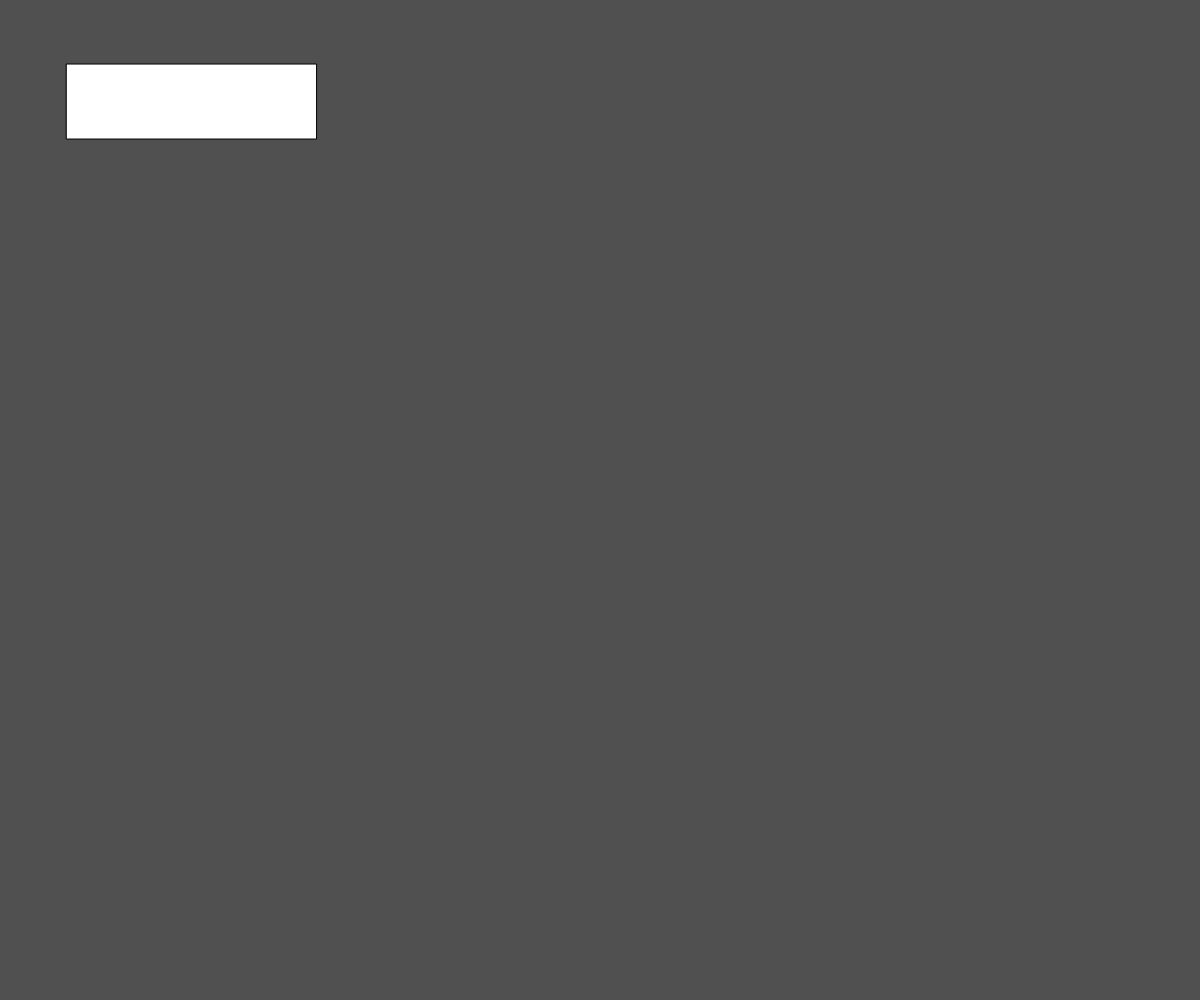
Frame 1 (no input)
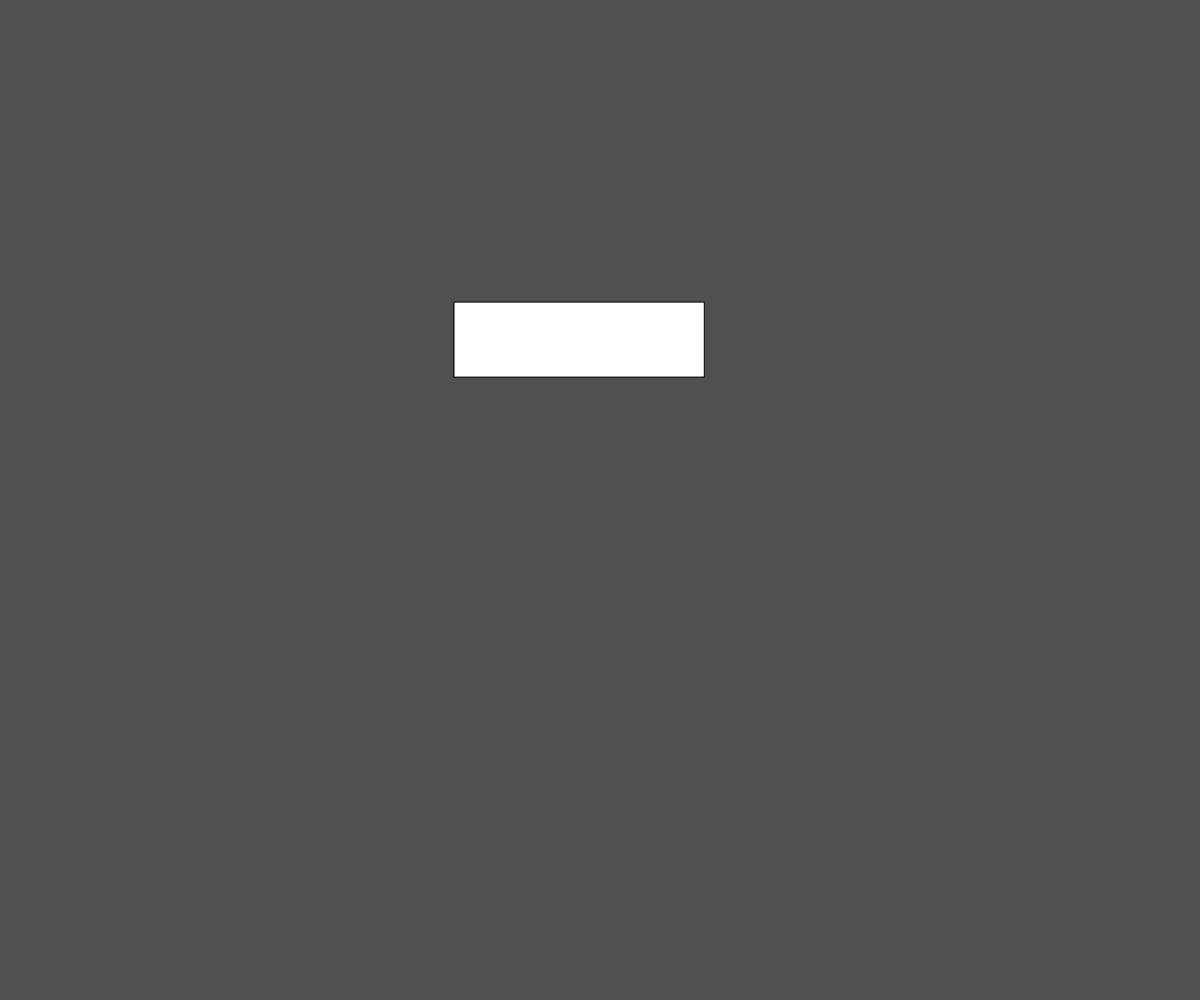
Frame 60 (no input)
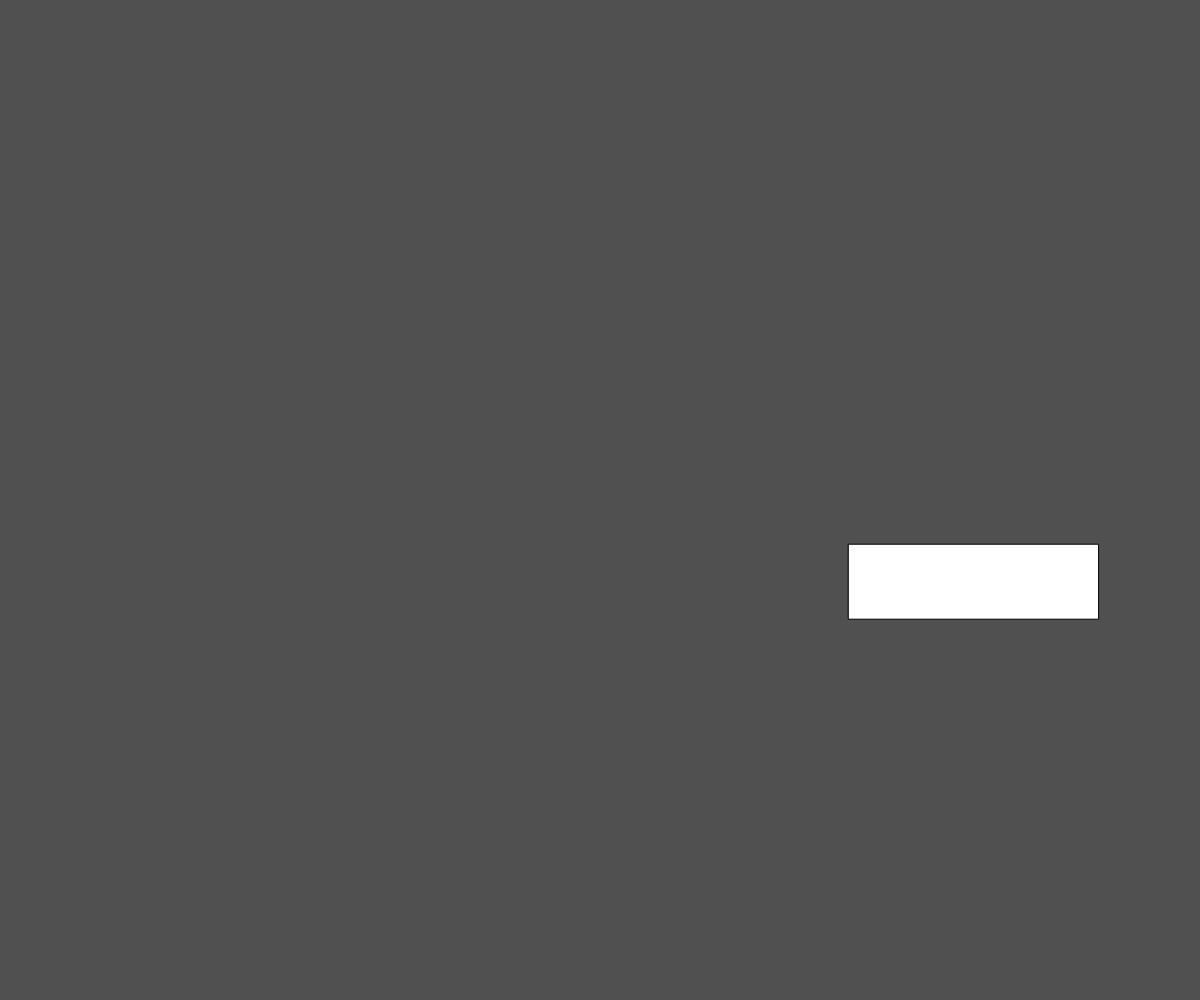
Frame 120 (the mouse pressed at the canvas centre since frame 60)

The p5.js sketch that drew these frames (run headless with seeded random() and noise() and a simulated clock; from frame 60 on, the mouse is pressed at the canvas centre):

// p5.js sketch
// ── sketch.js
// Refactoring Exercises 1
// Danielle
// 03/28/2019

let speedX,speedY, rectX, rectY;

//----------------------------------------------------------------------------------------------------------------------------------


function setup(){
	createCanvas(windowWidth, windowHeight);
  speedX =60; speedY =60;                        //SpeedX and SpeedY decide the rectangles speed going vertically and horizontally
  rectY =random(3,8); rectX =random(3,8); 
                                                 //rectX and rectY make the rectangle move at random vertial and horizontal points
}

//----------------------------------------------------------------------------------------------------------------------------------


function draw() {
	rectBounce();
	background(80,80,80);
	rect(speedX , speedY ,250,75);                //creates the rectangle
}

//----------------------------------------------------------------------------------------------------------------------------------

function rectBounce(){   
                                               //the function that makes sure the rectangle doesnt slide off the screen
  speedX += rectY; 
  speedY += rectX;
	if (speedY>=height-75|| speedY <=0){         //represents the horizontal edges on the screen
		rectX = rectX *-1;                         //ensures the rectangle stays on the screen vertically
	}
	if (speedX>=width-250|| speedX <=0){        //represents the vertical edges on the screen creating a wall
		rectY = rectY *-1;                        //ensures the rectangle stays on the screen horizontally
	}
}
